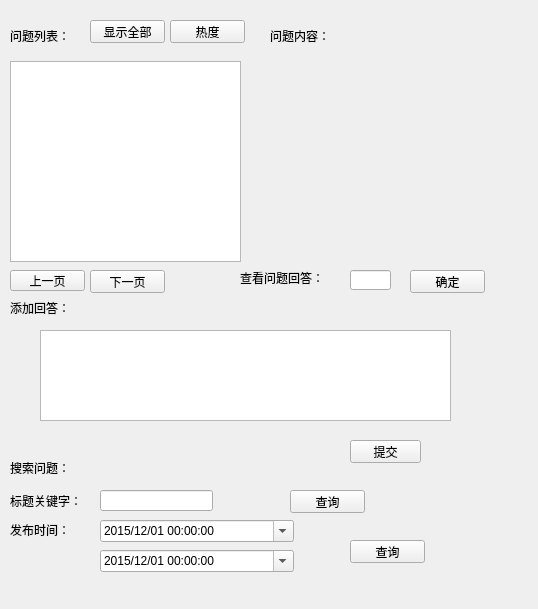
<?xml version="1.0" encoding="UTF-8"?>
<ui version="4.0">
 <class>listwidegt</class>
 <widget class="QWidget" name="listwidegt">
  <property name="geometry">
   <rect>
    <x>0</x>
    <y>0</y>
    <width>538</width>
    <height>609</height>
   </rect>
  </property>
  <property name="windowTitle">
   <string>Look Questions</string>
  </property>
  <property name="styleSheet">
   <string notr="true"/>
  </property>
  <widget class="QLabel" name="chakan">
   <property name="geometry">
    <rect>
     <x>240</x>
     <y>270</y>
     <width>111</width>
     <height>16</height>
    </rect>
   </property>
   <property name="styleSheet">
    <string notr="true">font: 11pt &quot;微软雅黑&quot;;</string>
   </property>
   <property name="text">
    <string>查看问题回答：</string>
   </property>
  </widget>
  <widget class="QLineEdit" name="num">
   <property name="geometry">
    <rect>
     <x>350</x>
     <y>270</y>
     <width>41</width>
     <height>20</height>
    </rect>
   </property>
  </widget>
  <widget class="QPushButton" name="lookAnswer">
   <property name="geometry">
    <rect>
     <x>410</x>
     <y>270</y>
     <width>75</width>
     <height>23</height>
    </rect>
   </property>
   <property name="styleSheet">
    <string notr="true">font: 11pt &quot;微软雅黑&quot;;</string>
   </property>
   <property name="text">
    <string>确定</string>
   </property>
  </widget>
  <widget class="QListWidget" name="list">
   <property name="geometry">
    <rect>
     <x>10</x>
     <y>61</y>
     <width>231</width>
     <height>201</height>
    </rect>
   </property>
  </widget>
  <widget class="QLabel" name="label">
   <property name="geometry">
    <rect>
     <x>270</x>
     <y>70</y>
     <width>241</width>
     <height>171</height>
    </rect>
   </property>
   <property name="styleSheet">
    <string notr="true">font: 11pt &quot;微软雅黑&quot;;</string>
   </property>
   <property name="text">
    <string/>
   </property>
  </widget>
  <widget class="QLabel" name="label_2">
   <property name="geometry">
    <rect>
     <x>10</x>
     <y>300</y>
     <width>101</width>
     <height>16</height>
    </rect>
   </property>
   <property name="styleSheet">
    <string notr="true">font: 12pt &quot;经典综艺体简&quot;;</string>
   </property>
   <property name="text">
    <string>添加回答：</string>
   </property>
  </widget>
  <widget class="QPushButton" name="send">
   <property name="geometry">
    <rect>
     <x>350</x>
     <y>440</y>
     <width>71</width>
     <height>23</height>
    </rect>
   </property>
   <property name="styleSheet">
    <string notr="true">font: 11pt &quot;微软雅黑&quot;;</string>
   </property>
   <property name="text">
    <string>提交</string>
   </property>
  </widget>
  <widget class="QTextEdit" name="ceshi">
   <property name="geometry">
    <rect>
     <x>40</x>
     <y>330</y>
     <width>411</width>
     <height>91</height>
    </rect>
   </property>
  </widget>
  <widget class="QLabel" name="label_3">
   <property name="geometry">
    <rect>
     <x>10</x>
     <y>20</y>
     <width>101</width>
     <height>31</height>
    </rect>
   </property>
   <property name="styleSheet">
    <string notr="true">font: 12pt &quot;经典综艺体简&quot;;</string>
   </property>
   <property name="text">
    <string>问题列表：</string>
   </property>
  </widget>
  <widget class="QLabel" name="label_4">
   <property name="geometry">
    <rect>
     <x>270</x>
     <y>20</y>
     <width>71</width>
     <height>31</height>
    </rect>
   </property>
   <property name="styleSheet">
    <string notr="true">font: 12pt &quot;经典综艺体简&quot;;</string>
   </property>
   <property name="text">
    <string>问题内容：</string>
   </property>
  </widget>
  <widget class="QPushButton" name="before">
   <property name="geometry">
    <rect>
     <x>10</x>
     <y>270</y>
     <width>75</width>
     <height>21</height>
    </rect>
   </property>
   <property name="text">
    <string>上一页</string>
   </property>
  </widget>
  <widget class="QPushButton" name="next">
   <property name="geometry">
    <rect>
     <x>90</x>
     <y>270</y>
     <width>75</width>
     <height>23</height>
    </rect>
   </property>
   <property name="text">
    <string>下一页</string>
   </property>
  </widget>
  <widget class="QLabel" name="label_5">
   <property name="geometry">
    <rect>
     <x>10</x>
     <y>460</y>
     <width>81</width>
     <height>16</height>
    </rect>
   </property>
   <property name="styleSheet">
    <string notr="true">font: 12pt &quot;经典综艺体简&quot;;</string>
   </property>
   <property name="text">
    <string>搜索问题：</string>
   </property>
  </widget>
  <widget class="QLabel" name="label_6">
   <property name="geometry">
    <rect>
     <x>10</x>
     <y>490</y>
     <width>91</width>
     <height>21</height>
    </rect>
   </property>
   <property name="styleSheet">
    <string notr="true">font: 10pt &quot;经典综艺体简&quot;;</string>
   </property>
   <property name="text">
    <string>标题关键字：</string>
   </property>
  </widget>
  <widget class="QLineEdit" name="keywords">
   <property name="geometry">
    <rect>
     <x>100</x>
     <y>490</y>
     <width>113</width>
     <height>21</height>
    </rect>
   </property>
  </widget>
  <widget class="QPushButton" name="search_key">
   <property name="geometry">
    <rect>
     <x>290</x>
     <y>490</y>
     <width>75</width>
     <height>23</height>
    </rect>
   </property>
   <property name="styleSheet">
    <string notr="true">font: 11pt &quot;微软雅黑&quot;;</string>
   </property>
   <property name="text">
    <string>查询</string>
   </property>
  </widget>
  <widget class="QLabel" name="label_7">
   <property name="geometry">
    <rect>
     <x>10</x>
     <y>520</y>
     <width>71</width>
     <height>20</height>
    </rect>
   </property>
   <property name="styleSheet">
    <string notr="true">font: 10pt &quot;经典综艺体简&quot;;</string>
   </property>
   <property name="text">
    <string>发布时间：</string>
   </property>
  </widget>
  <widget class="QPushButton" name="reset">
   <property name="geometry">
    <rect>
     <x>90</x>
     <y>20</y>
     <width>75</width>
     <height>23</height>
    </rect>
   </property>
   <property name="text">
    <string>显示全部</string>
   </property>
  </widget>
  <widget class="QPushButton" name="hot">
   <property name="geometry">
    <rect>
     <x>170</x>
     <y>20</y>
     <width>75</width>
     <height>23</height>
    </rect>
   </property>
   <property name="text">
    <string>热度</string>
   </property>
  </widget>
  <widget class="QDateTimeEdit" name="date">
   <property name="geometry">
    <rect>
     <x>100</x>
     <y>520</y>
     <width>194</width>
     <height>22</height>
    </rect>
   </property>
   <property name="dateTime">
    <datetime>
     <hour>0</hour>
     <minute>0</minute>
     <second>0</second>
     <year>2015</year>
     <month>12</month>
     <day>1</day>
    </datetime>
   </property>
   <property name="displayFormat">
    <string>yyyy/MM/dd hh:mm:ss</string>
   </property>
   <property name="calendarPopup">
    <bool>true</bool>
   </property>
  </widget>
  <widget class="QPushButton" name="search_date">
   <property name="geometry">
    <rect>
     <x>350</x>
     <y>540</y>
     <width>75</width>
     <height>23</height>
    </rect>
   </property>
   <property name="text">
    <string>查询</string>
   </property>
  </widget>
  <widget class="QDateTimeEdit" name="date1">
   <property name="geometry">
    <rect>
     <x>100</x>
     <y>550</y>
     <width>194</width>
     <height>22</height>
    </rect>
   </property>
   <property name="dateTime">
    <datetime>
     <hour>0</hour>
     <minute>0</minute>
     <second>0</second>
     <year>2015</year>
     <month>12</month>
     <day>1</day>
    </datetime>
   </property>
   <property name="displayFormat">
    <string>yyyy/MM/dd hh:mm:ss</string>
   </property>
   <property name="calendarPopup">
    <bool>true</bool>
   </property>
  </widget>
 </widget>
 <resources/>
 <connections/>
</ui>
